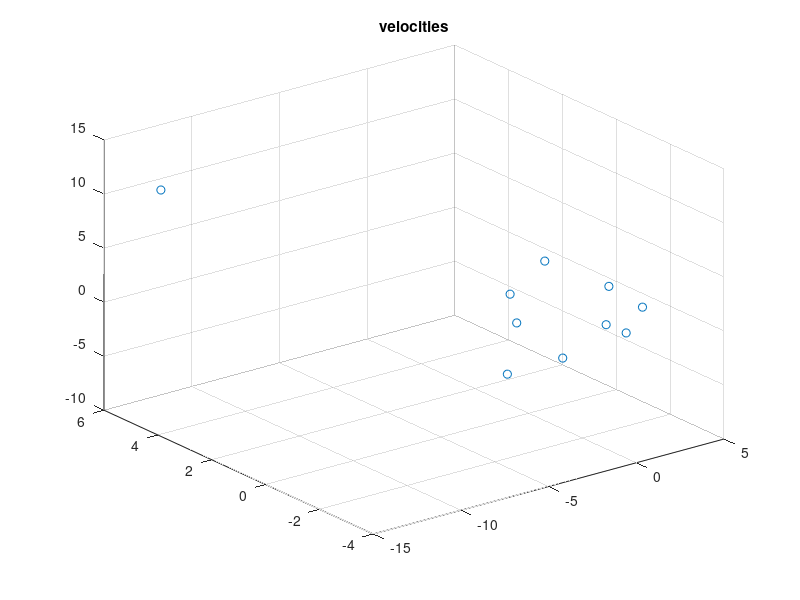

Reproduce this figure in MATLAB. (Note: this script raises an error after producing the figure.)

%{ 
Generate clusters of particles.
Spesification matrix:
- number of particles, 
- centre of cluster (x,y,z)
- standard deviation in position (x,y,z)
- average velocity of clusters (x,y,z)
- standard deviation of velocity (x,y,z)
- magnitude of angular momentum
- dirction of angular momentum

Format per row:
[n, x,y,z, dx,dy,dz, vx,vy,vz, dvx,dvy,dvz, lmag,lx,ly,lz]
 1  2 3 4   5  6  7   8  9 10   11  12  13    14 15 16 17
%}

fileName = 'Gtest5.csv';

specification = [ 10, 0,0,0, 2,2,2, 0,0,0, 1,1,1, 1, 0,0,1];
              %    10, -5,0,0, 2,2,2, 0,-5,0, 1,1,1, .2, 0,0,-1];

totalParticleCount = sum(specification(:,1));

[clusters, ~] = size(specification);

allPositions = zeros(totalParticleCount, 3);
allVelocities = zeros(totalParticleCount, 3);
index = 1;

for cluster = 1:clusters
    
    % Extract information for current cluster from spesification matrix
    particleCount = specification(cluster, 1);
    averagePosition = specification(cluster, 2:4);
    deviationPosition = specification(cluster, 5:7);
    averageVelocity = specification(cluster, 8:10);
    deviationVelocity = specification(cluster, 11:13);
    angularVelocityMagnitude = specification(cluster, 14);
    angularVelocityDirection = specification(cluster,15:17)./norm(specification(cluster,15:17));
    
    % Generate nromaly distributed positions and velocities for particles
    % in cluster
    positions = normrnd(repmat(averagePosition, particleCount, 1), repmat(deviationPosition, particleCount, 1));
    velocities = normrnd(repmat(averageVelocity, particleCount, 1), repmat(deviationVelocity, particleCount, 1));
    
    % Adjust for angular momentum of cluster
    
    centreOfMass = mean(positions);
    
    relativePosition = positions - centreOfMass;
    
    angularVelocities = cross(relativePosition, velocities);
    totalAngularVelcocity = sum(angularVelocities);
    
    angularVelocityCorrection = angularVelocityMagnitude * angularVelocityDirection - totalAngularVelcocity;
    
    relativePositionsMagnitude = sum(relativePosition.*relativePosition,2);
    velocityCorrection = min(cross(repmat(angularVelocityCorrection, particleCount, 1), relativePosition)./relativePositionsMagnitude,100);
    velocities = velocities + velocityCorrection;
    
    wTest = cross(relativePosition, velocities);
    wTestMean = mean(wTest);
    wTestMag = norm(wTestMean)
    
    allPositions(index:index+particleCount-1,:) = positions; 
    allVelocities(index:index+particleCount-1,:) = velocities;
    index = index + particleCount;
end

% rescale velocities to ensure there is no drift in the system
averageVelocity = mean(allVelocities);
allVelocities = averageVelocity - allVelocities;

%scatter3(allPositions(:,1),allPositions(:,2),allPositions(:,3))
%title('positions')
%figure
scatter3(allVelocities(:,1),allVelocities(:,2),allVelocities(:,3))
title('velocities')
append_to_csv(fileName, 0, allPositions, allVelocities);
